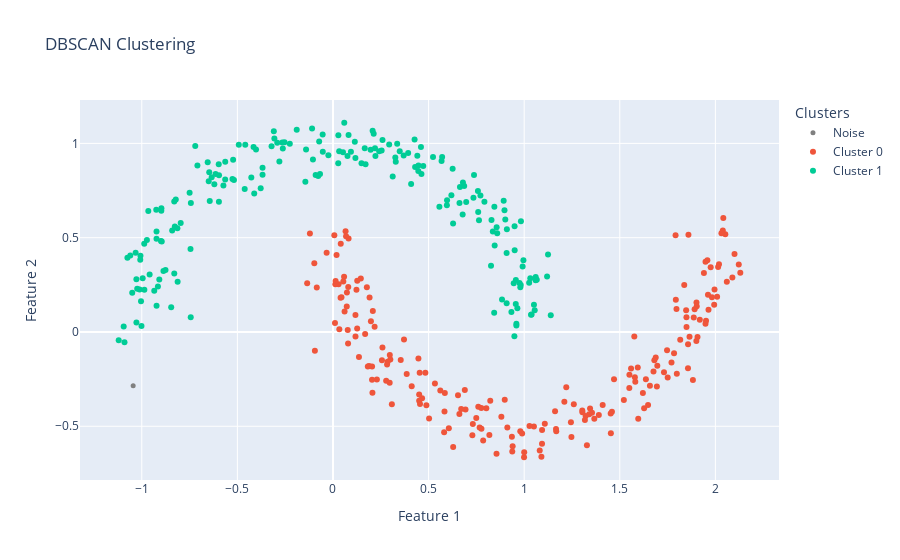

Notebook cell for this chart:
### Markdown cell above
We only have a lot of clusters! Let's reduce our min_sample.

### Code cell
# Instanciation de DBSCAN
db = DBSCAN(eps=0.2, min_samples=2, metric="euclidean", algorithm="brute")

# Ajustement du modèle sur les données
db.fit(X)

# Récupération des labels (clusters détectés)
labels = db.labels_

# Création d'une figure interactive avec Plotly
fig = go.Figure()

# Boucle pour visualiser chaque cluster
for cluster_id in np.unique(labels):
    # Gestion des points bruités (label = -1)
    if cluster_id == -1:
        cluster_points = X[labels == cluster_id]
        fig.add_trace(go.Scatter(
            x=cluster_points[:, 0], 
            y=cluster_points[:, 1],
            mode="markers",
            marker=dict(color="grey", size=5, symbol="circle"),
            name="Noise"
        ))
    else:
        # Points appartenant à un cluster
        cluster_points = X[labels == cluster_id]
        fig.add_trace(go.Scatter(
            x=cluster_points[:, 0], 
            y=cluster_points[:, 1],
            mode="markers",
            name=f"Cluster {cluster_id}"
        ))

# Configuration de la figure
fig.update_layout(
    title="DBSCAN Clustering",
    xaxis_title="Feature 1",
    yaxis_title="Feature 2",
    legend_title="Clusters",
)

fig.show()

### Figure 1 — Plotly figure (JSON) as saved in the notebook; plotly's stock layout.template omitted (floating-point values rounded to 4 significant figures; data arrays with more than 128 entries replaced by an {"elided": "..."} marker saying what was removed)
{"data": [{"marker": {"color": "grey", "size": 5, "symbol": "circle"}, "mode": "markers", "name": "Noise", "type": "scatter", "x": [-1.045], "y": [-0.2855]}, {"mode": "markers", "name": "Cluster 0", "type": "scatter", "x": {"elided": "200 float values"}, "y": {"elided": "200 float values"}}, {"mode": "markers", "name": "Cluster 1", "type": "scatter", "x": {"elided": "199 float values"}, "y": {"elided": "199 float values"}}], "layout": {"legend": {"title": {"text": "Clusters"}}, "title": {"text": "DBSCAN Clustering"}, "xaxis": {"title": {"text": "Feature 1"}}, "yaxis": {"title": {"text": "Feature 2"}}}}
